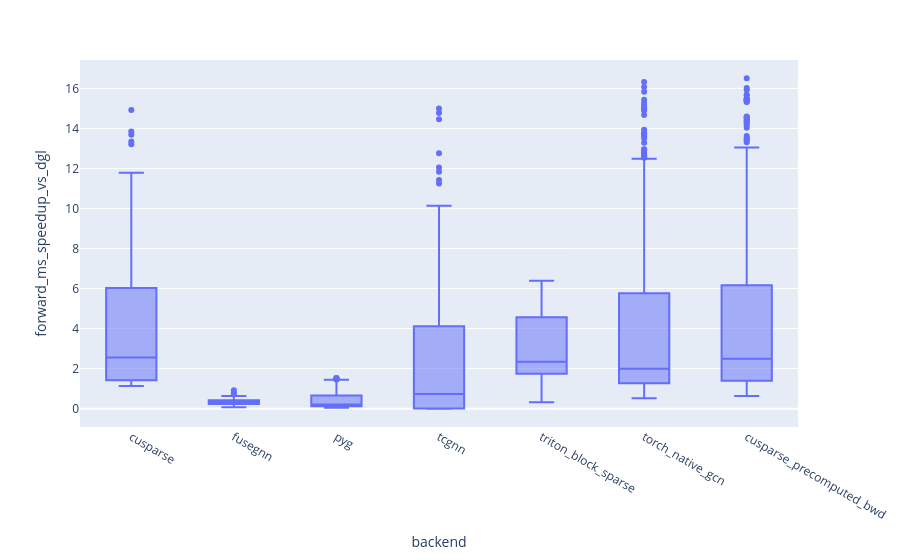

The code cell stored with this chart in its notebook:
### Code cell
px.box(df[(df[CONV_COL] == "gcn") & (df[BACKEND_COL] != "dgl")], x=BACKEND_COL, y="forward_ms_speedup_vs_dgl")

### Figure 1 — Plotly figure (JSON) as saved in the notebook; plotly's stock layout.template omitted (floating-point values rounded to 4 significant figures; data arrays with more than 128 entries replaced by an {"elided": "..."} marker saying what was removed)
{"data": [{"alignmentgroup": "True", "hovertemplate": "backend=%{x}<br>forward_ms_speedup_vs_dgl=%{y}<extra></extra>", "legendgroup": "", "marker": {"color": "#636efa"}, "name": "", "notched": false, "offsetgroup": "", "orientation": "v", "showlegend": false, "type": "box", "x": {"elided": "1444 str values"}, "x0": " ", "xaxis": "x", "y": {"elided": "1444 float values"}, "y0": " ", "yaxis": "y"}], "layout": {"boxmode": "group", "legend": {"tracegroupgap": 0}, "margin": {"t": 60}, "xaxis": {"anchor": "y", "domain": [0, 1], "title": {"text": "backend"}}, "yaxis": {"anchor": "x", "domain": [0, 1], "title": {"text": "forward_ms_speedup_vs_dgl"}}}}
